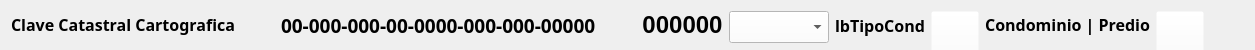
     <widget class="QWidget" name="widget" native="true">
      <property name="sizePolicy">
       <sizepolicy hsizetype="Preferred" vsizetype="Fixed">
        <horstretch>0</horstretch>
        <verstretch>0</verstretch>
       </sizepolicy>
      </property>
      <property name="minimumSize">
       <size>
        <width>0</width>
        <height>50</height>
       </size>
      </property>
      <property name="maximumSize">
       <size>
        <width>16777215</width>
        <height>50</height>
       </size>
      </property>
      <property name="styleSheet">
       <string notr="true"/>
      </property>
      <layout class="QGridLayout" name="gridLayout_36">
       <item row="0" column="10">
        <spacer name="horizontalSpacer_15">
         <property name="orientation">
          <enum>Qt::Horizontal</enum>
         </property>
         <property name="sizeHint" stdset="0">
          <size>
           <width>40</width>
           <height>20</height>
          </size>
         </property>
        </spacer>
       </item>
       <item row="0" column="1">
        <spacer name="horizontalSpacer_13">
         <property name="orientation">
          <enum>Qt::Horizontal</enum>
         </property>
         <property name="sizeType">
          <enum>QSizePolicy::Fixed</enum>
         </property>
         <property name="sizeHint" stdset="0">
          <size>
           <width>40</width>
           <height>20</height>
          </size>
         </property>
        </spacer>
       </item>
       <item row="0" column="8">
        <widget class="QLabel" name="label_17">
         <property name="maximumSize">
          <size>
           <width>240</width>
           <height>16777215</height>
          </size>
         </property>
         <property name="font">
          <font>
           <family>Century Gothic</family>
           <pointsize>12</pointsize>
           <weight>75</weight>
           <bold>true</bold>
          </font>
         </property>
         <property name="text">
          <string>&lt;html&gt;&lt;head/&gt;&lt;body&gt;&lt;p align=&quot;right&quot;&gt;Condominio | Predio&lt;/p&gt;&lt;/body&gt;&lt;/html&gt;</string>
         </property>
         <property name="alignment">
          <set>Qt::AlignJustify|Qt::AlignVCenter</set>
         </property>
        </widget>
       </item>
       <item row="0" column="2">
        <widget class="QLabel" name="lbCveCata">
         <property name="maximumSize">
          <size>
           <width>520</width>
           <height>40</height>
          </size>
         </property>
         <property name="font">
          <font>
           <family>Century Gothic</family>
           <pointsize>14</pointsize>
           <weight>75</weight>
           <bold>true</bold>
          </font>
         </property>
         <property name="styleSheet">
          <string notr="true"/>
         </property>
         <property name="text">
          <string>00-000-000-00-0000-000-000-00000</string>
         </property>
        </widget>
       </item>
       <item row="0" column="4">
        <widget class="QLabel" name="lbPredioGlobal">
         <property name="font">
          <font>
           <pointsize>18</pointsize>
           <weight>75</weight>
           <bold>true</bold>
          </font>
         </property>
         <property name="styleSheet">
          <string notr="true">background : rgb(255,255,255,0);
</string>
         </property>
         <property name="text">
          <string>&lt;html&gt;&lt;head/&gt;&lt;body&gt;&lt;p align=&quot;center&quot;&gt;000000&lt;/p&gt;&lt;/body&gt;&lt;/html&gt;</string>
         </property>
         <property name="alignment">
          <set>Qt::AlignCenter</set>
         </property>
        </widget>
       </item>
       <item row="0" column="0">
        <widget class="QLabel" name="label_1">
         <property name="maximumSize">
          <size>
           <width>16777215</width>
           <height>25</height>
          </size>
         </property>
         <property name="font">
          <font>
           <family>Century Gothic</family>
           <pointsize>12</pointsize>
           <weight>75</weight>
           <bold>true</bold>
          </font>
         </property>
         <property name="styleSheet">
          <string notr="true"/>
         </property>
         <property name="text">
          <string>Clave Catastral Cartografica</string>
         </property>
        </widget>
       </item>
       <item row="0" column="5">
        <widget class="QComboBox" name="cmbCondo">
         <property name="minimumSize">
          <size>
           <width>100</width>
           <height>32</height>
          </size>
         </property>
         <property name="maximumSize">
          <size>
           <width>100</width>
           <height>32</height>
          </size>
         </property>
         <property name="font">
          <font>
           <family>Century Gothic</family>
           <pointsize>14</pointsize>
          </font>
         </property>
         <property name="styleSheet">
          <string notr="true">QComboBox QAbstractItemView::item { min-height: 25; font-family: &quot;Century Gothic&quot;;}
QListView{color: black ; font-size: 16px; outline:none; font-weight:bold; font-family: &quot;Century Gothic&quot;;}QListView::item:selected { color: red; background-color: lightgray; font-family: &quot;Century Gothic&quot;;}
QComboBox{ background : rgb(255,255,255); font-family: &quot;Century Gothic&quot;;}</string>
         </property>
        </widget>
       </item>
       <item row="0" column="7">
        <widget class="QPushButton" name="btnGuardarCedCond">
         <property name="minimumSize">
          <size>
           <width>0</width>
           <height>50</height>
          </size>
         </property>
         <property name="maximumSize">
          <size>
           <width>50</width>
           <height>50</height>
          </size>
         </property>
         <property name="font">
          <font>
           <family>Century Gothic</family>
           <pointsize>11</pointsize>
           <weight>75</weight>
           <bold>true</bold>
          </font>
         </property>
         <property name="styleSheet">
          <string notr="true">background : rgb(255,255,255,0)</string>
         </property>
         <property name="text">
          <string/>
         </property>
         <property name="icon">
          <iconset resource="resources.qrc">
           <normaloff>:/cedula/icons/flechaBlanca.png</normaloff>:/cedula/icons/flechaBlanca.png</iconset>
         </property>
         <property name="iconSize">
          <size>
           <width>48</width>
           <height>48</height>
          </size>
         </property>
         <property name="flat">
          <bool>false</bool>
         </property>
        </widget>
       </item>
       <item row="0" column="6">
        <widget class="QLabel" name="lbTipoCond">
         <property name="font">
          <font>
           <family>Century Gothic</family>
           <pointsize>12</pointsize>
           <weight>75</weight>
           <bold>true</bold>
          </font>
         </property>
         <property name="styleSheet">
          <string notr="true">background : rgb(255,255,255,0)</string>
         </property>
         <property name="text">
          <string>lbTipoCond</string>
         </property>
         <property name="alignment">
          <set>Qt::AlignCenter</set>
         </property>
         <property name="margin">
          <number>10</number>
         </property>
        </widget>
       </item>
       <item row="0" column="9">
        <widget class="QPushButton" name="btnGuardarCed">
         <property name="minimumSize">
          <size>
           <width>0</width>
           <height>50</height>
          </size>
         </property>
         <property name="maximumSize">
          <size>
           <width>50</width>
           <height>50</height>
          </size>
         </property>
         <property name="font">
          <font>
           <family>Century Gothic</family>
           <pointsize>11</pointsize>
           <weight>75</weight>
           <bold>true</bold>
          </font>
         </property>
         <property name="styleSheet">
          <string notr="true">background : rgb(255,255,255,0)</string>
         </property>
         <property name="text">
          <string/>
         </property>
         <property name="icon">
          <iconset resource="resources.qrc">
           <normaloff>:/cedula/icons/flechaCafe.png</normaloff>:/cedula/icons/flechaCafe.png</iconset>
         </property>
         <property name="iconSize">
          <size>
           <width>48</width>
           <height>48</height>
          </size>
         </property>
         <property name="flat">
          <bool>false</bool>
         </property>
        </widget>
       </item>
       <item row="0" column="3">
        <spacer name="horizontalSpacer_16">
         <property name="orientation">
          <enum>Qt::Horizontal</enum>
         </property>
         <property name="sizeHint" stdset="0">
          <size>
           <width>40</width>
           <height>20</height>
          </size>
         </property>
        </spacer>
       </item>
      </layout>
     </widget>
